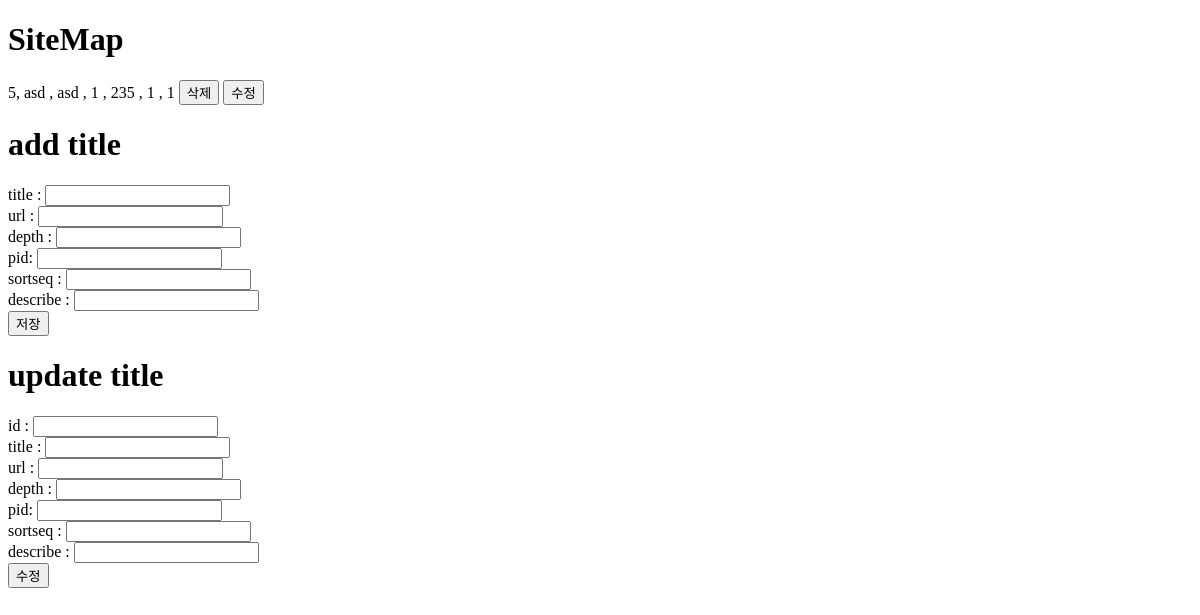
Before: / with the older database file.
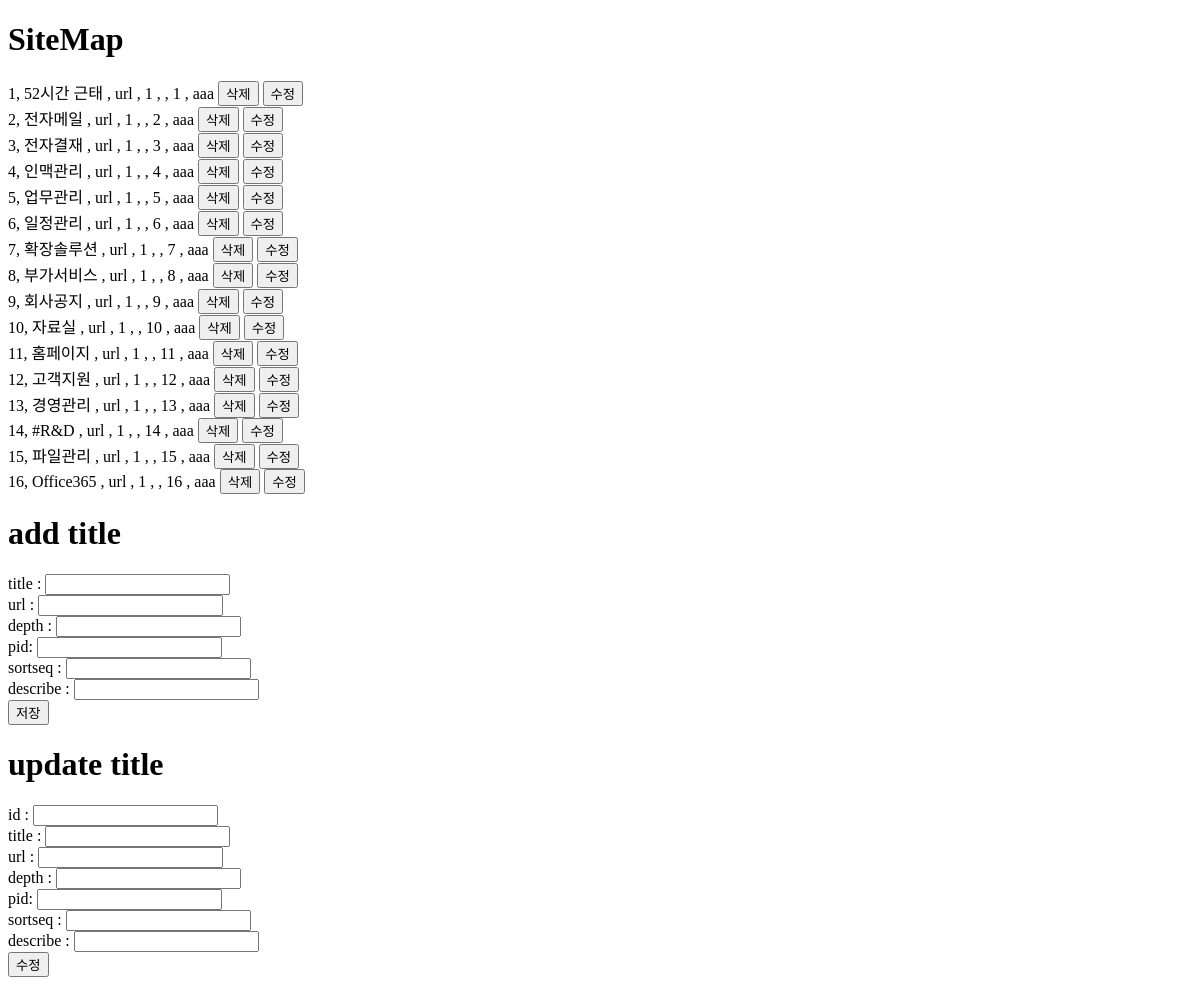
After: the same page with the newer database file.
### __init__.py (models this page shows, shortened)
class sitemap(db.Model):
    id = db.Column(db.Integer,primary_key = True,autoincrement=True)
    title = db.Column(db.String(255), nullable = False)
    url = db.Column(db.String(255), unique = True, nullable = True)
    depth = db.Column(db.Integer, nullable = False)
    pid = db.Column(db.Integer, nullable = False)
    sortseq = db.Column(db.Integer, unique = True, nullable = False)
    describe = db.Column(db.String(255), unique = True, nullable = True)

### __init__.py (the view)
@app.route("/")
def index():
    all_data = sitemap.query.order_by(sitemap.id.desc()).all() # selelct * from sitmemap
    return render_template("index.html",sitemap = all_data)

### templates/index.html (shortened to what this page needs)
<!DOCTYPE html>
<html lang="en">
<head>
</head>
<body>
    <h1>SiteMap</h1>
    {% for row in sitemap | sort(attribute='id')%}
        {{row.id}}, {{row.title}} , {{row.url}} , {{row.depth}} , {{row.pid}} , {{row.sortseq}} , {{row.describe}}
        <input type="button" value="삭제" onclick="fDel('{{row.id}}')">
        <input type="button" value="수정" onclick="fEdit('{{row.id}}', '{{row.title}}', '{{row.url}}', '{{row.depth}}', '{{row.pid}}','{{row.sortseq}}', '{{row.describe}}')">
        <br>
    {% endfor %}
    <h1>add title</h1>
    <form action="/insert" method="POST">
        title : <input type="text" name="title"> <br>
        url : <input type="text" name="url"> <br>
        depth : <input type="text" name="depth"> <br>
        pid: <input type="text" name="pid"> <br>
        sortseq : <input type="text" name="sortseq"> <br>
        describe : <input type="text" name="describe"> <br>
        <input type="submit" value="저장">
    </form>
    <h1>update title</h1>
    <form name="frmEdit" action="/update" method="POST">
        id : <input type="text" name="id"> <br>
        title : <input type="text" name="title"> <br>
        url : <input type="text" name="url"> <br>
        depth : <input type="text" name="depth"> <br>
        pid: <input type="text" name="pid"> <br>
        sortseq : <input type="text" name="sortseq"> <br>
        describe : <input type="text" name="describe"> <br>
        <input type="submit" value="수정">
    </form>
</body>
</html>

Changed rows visible on the page:
added sitemap: id "1", title "52시간 근태", url "url", depth "1", sortseq "1", describe "aaa"
added sitemap: id "2", title "전자메일", url "url", depth "1", sortseq "2", describe "aaa"
added sitemap: id "3", title "전자결재", url "url", depth "1", sortseq "3", describe "aaa"
added sitemap: id "4", title "인맥관리", url "url", depth "1", sortseq "4", describe "aaa"
changed sitemap id 5: title "asd" → "업무관리"; url "asd" → "url"; sortseq "1" → "5"; describe "1" → "aaa"; pid "235" → (not shown)
added sitemap: id "6", title "일정관리", url "url", depth "1", sortseq "6", describe "aaa"
added sitemap: id "7", title "확장솔루션", url "url", depth "1", sortseq "7", describe "aaa"
added sitemap: id "8", title "부가서비스", url "url", depth "1", sortseq "8", describe "aaa"
added sitemap: id "9", title "회사공지", url "url", depth "1", sortseq "9", describe "aaa"
added sitemap: id "10", title "자료실", url "url", depth "1", sortseq "10", describe "aaa"
added sitemap: id "11", title "홈페이지", url "url", depth "1", sortseq "11", describe "aaa"
added sitemap: id "12", title "고객지원", url "url", depth "1", sortseq "12", describe "aaa"
added sitemap: id "13", title "경영관리", url "url", depth "1", sortseq "13", describe "aaa"
added sitemap: id "14", title "#R&D", url "url", depth "1", sortseq "14", describe "aaa"
added sitemap: id "15", title "파일관리", url "url", depth "1", sortseq "15", describe "aaa"
added sitemap: id "16", title "Office365", url "url", depth "1", sortseq "16", describe "aaa"
